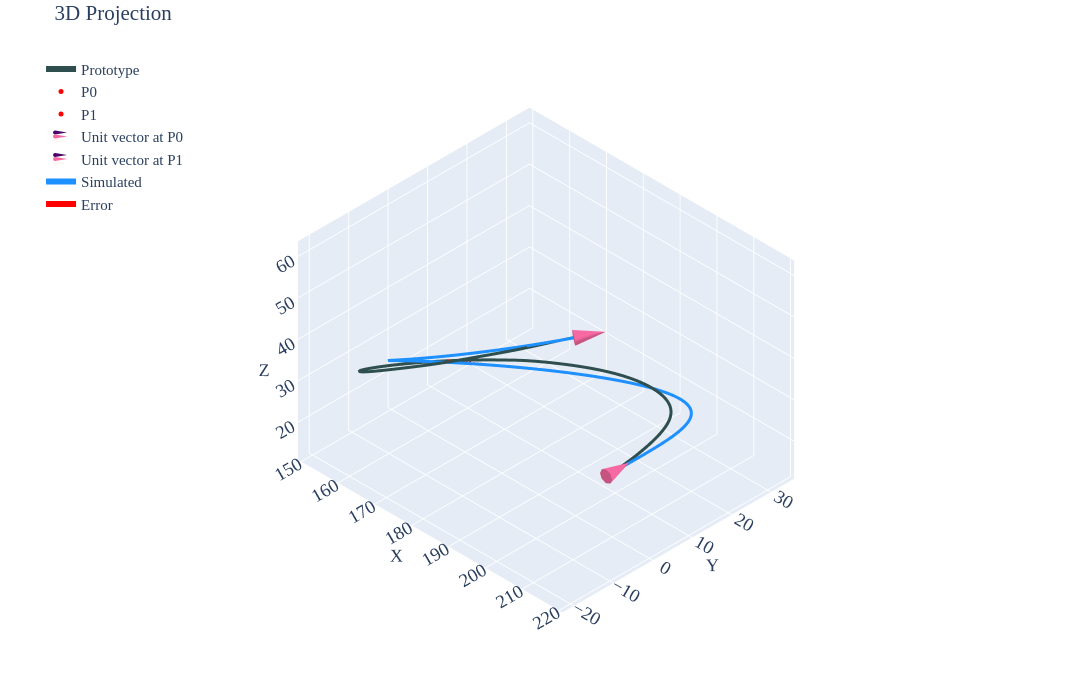

Notebook source saved alongside this figure:
### Code cell
#| label: p1c2

gravity_looper(psit=1,case=2,density=1.107e-6,pfix='density-sens\\density-90-1107\\')
